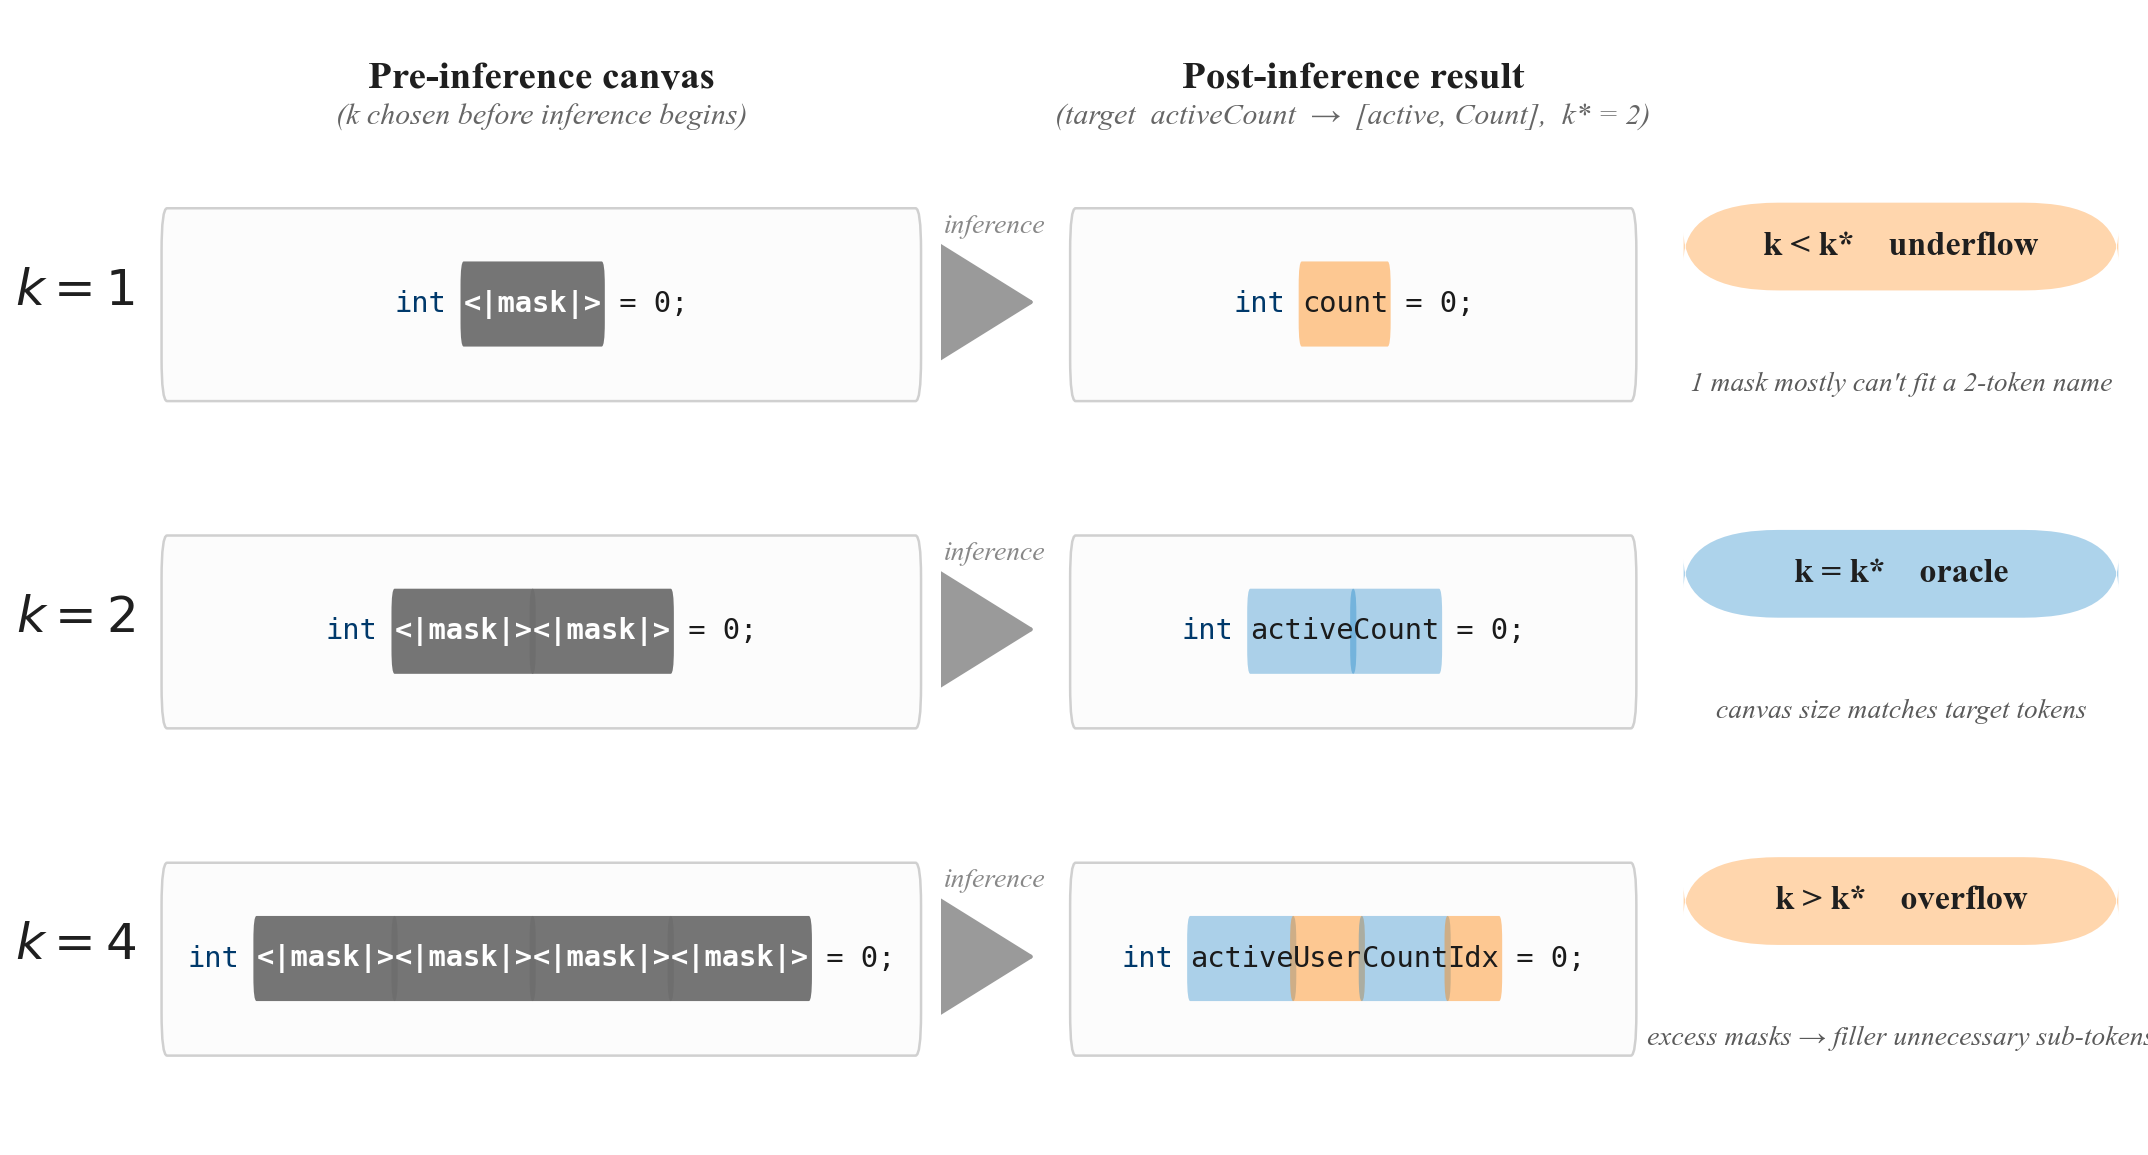

This chart was generated by the following Python code:
"""
Generate fig_fixed_canvas.{pdf,png}: visual illustration of the
fixed-canvas constraint in standard masked diffusion LMs.

The figure makes one claim explicit:

    > the number k of <|mask|> tokens allocated for a single identifier
    > site must be FIXED before inference begins.

Three rows pin down the same Java declaration  `int <name> = 0;`  for
three pre-inference choices of k.  The middle row picks k = k*, where
k* is the number of BPE sub-tokens in the ground-truth identifier
`activeCount`  (= [`active`, `Count`], so k* = 2).  Each row shows:

    [k label]   [pre-inference canvas]   →   [post-inference result]   [outcome badge]

The two failure modes the prose talks about are visualised directly:

    k = 1 < k*  : single mask cannot fit a 2-BPE-token name; the model
                  must commit to a shorter sub-word — here `count` —
                  losing the qualifying prefix in the target name.

    k = 2 = k*  : canvas matches target BPE tokenization exactly; both
                  sub-tokens land on `active` + `Count` (green pills).

    k = 4 > k*  : excess masks force the model to fabricate filler
                  sub-tokens not in the ground truth — here `User` and
                  `Idx` (orange pills) — yielding an over-generated
                  identifier `activeUserCountIdx`.

Style sympathies with analysis/make_dreamon_canvas_figure.py and
analysis/make_dllm_demo_figure.py: IEEE figure* width, Times serif
text, monospace code, rounded panel backgrounds, pastel pills on
sentinel/sub-token spans.
"""

import os

import matplotlib

matplotlib.use("Agg")
import matplotlib.patches as mpatches
import matplotlib.pyplot as plt
from matplotlib.patches import FancyArrowPatch, FancyBboxPatch

# ─────────────────────────────── paths ──────────────────────────────────────
HERE = os.path.dirname(os.path.abspath(__file__))
ROOT = os.path.abspath(os.path.join(HERE, ".."))
OUTDIR = "/Users/davidhuang/Desktop/CoRefusion/figures/rebuilt"
os.makedirs(OUTDIR, exist_ok=True)

# ─────────────────────────────── colours ────────────────────────────────────
C_MASK = "#6E6E6E"  # gray — <|mask|> (fixed mask slots / placeholders)
C_MATCH = "#0076C2"  # blue — sub-tokens that match the target name
C_DEVIATE = "#FF8000"  # orange — truncated / filler sub-tokens
C_CODE = "#1B1B1B"
C_KW = "#00396B"  # blue keywords
C_PANEL_BG = "#FCFCFC"
C_PANEL_BORDER = "#D0D0D0"
C_ARROW = "#9A9A9A"
C_LABEL = "#1F1F1F"
C_LABEL_SUB = "#5A5A5A"

plt.rcParams.update(
    {
        "font.family": "serif",
        "font.serif": ["Times New Roman", "DejaVu Serif"],
        "font.size": 9,
        "pdf.fonttype": 42,
        "ps.fonttype": 42,
    }
)


# ─────────────────────────────── content ────────────────────────────────────
# Each case: pre-inference canvas, post-inference result, outcome badge.
# kind:
#   "plain"   regular code
#   "kw"      Java keyword
#   "mask"    <|mask|>           red pill, white bold text
#   "match"   sub-token that matches target identifier   green pill (low alpha)
#   "deviate" truncated / filler sub-token              orange pill (low alpha)

CASES = [
    {
        "k": 1,
        "before": [
            ("int", "kw"),
            (" ", "plain"),
            ("<|mask|>", "mask"),
            (" = 0;", "plain"),
        ],
        "after": [
            ("int", "kw"),
            (" ", "plain"),
            ("count", "deviate"),
            (" = 0;", "plain"),
        ],
        "tag": "k < k*    underflow",
        "sub": "1 mask mostly can't fit a 2-token name",
        "kind": "deviate",
    },
    {
        "k": 2,
        "before": [
            ("int", "kw"),
            (" ", "plain"),
            ("<|mask|>", "mask"),
            ("<|mask|>", "mask"),
            (" = 0;", "plain"),
        ],
        "after": [
            ("int", "kw"),
            (" ", "plain"),
            ("active", "match"),
            ("Count", "match"),
            (" = 0;", "plain"),
        ],
        "tag": "k = k*    oracle",
        "sub": "canvas size matches target tokens",
        "kind": "match",
    },
    {
        "k": 4,
        "before": [
            ("int", "kw"),
            (" ", "plain"),
            ("<|mask|>", "mask"),
            ("<|mask|>", "mask"),
            ("<|mask|>", "mask"),
            ("<|mask|>", "mask"),
            (" = 0;", "plain"),
        ],
        "after": [
            ("int", "kw"),
            (" ", "plain"),
            ("active", "match"),
            ("User", "deviate"),
            ("Count", "match"),
            ("Idx", "deviate"),
            (" = 0;", "plain"),
        ],
        "tag": "k > k*    overflow",
        "sub": "excess masks → filler unnecessary sub-tokens",
        "kind": "deviate",
    },
]


# ────────────────────────── rendering helpers ───────────────────────────────
def get_style(kind):
    """Return (text_color, pill_bg, pill_alpha, is_pill, bold)."""
    palette = {
        "kw": (C_KW, None, 0, False, False),
        "mask": ("white", C_MASK, 0.95, True, True),
        "match": (C_CODE, C_MATCH, 0.32, True, False),
        "deviate": (C_CODE, C_DEVIATE, 0.42, True, False),
        "plain": (C_CODE, None, 0, False, False),
    }
    return palette.get(kind, palette["plain"])


def draw_code_tokens(ax, tokens, y, font_size, x_start):
    PAD_X = 0.18
    HALF_H = 0.32
    x = x_start
    for text, kind in tokens:
        color, bg, alpha, pill, bold = get_style(kind)
        w = len(text)
        if pill:
            rect = FancyBboxPatch(
                (x - PAD_X, y - HALF_H),
                w + 2 * PAD_X,
                2 * HALF_H,
                boxstyle="round,pad=0.0,rounding_size=0.18",
                facecolor=bg,
                edgecolor="none",
                alpha=alpha,
                zorder=1,
            )
            ax.add_patch(rect)
        ax.text(
            x,
            y,
            text,
            family="monospace",
            fontsize=font_size,
            color=color,
            ha="left",
            va="center",
            zorder=3,
            fontweight="bold" if bold else "normal",
        )
        x += w
    return x - x_start


def tune_font_for_axes(fig, ax, fontsize_init):
    """Return the font size that makes 1 monospace char = 1 data unit on ax."""
    N = 40
    probe = ax.text(
        0,
        0,
        "X" * N,
        family="monospace",
        fontsize=fontsize_init,
        ha="left",
        va="bottom",
        alpha=0.0,
    )
    fig.canvas.draw()
    bbox = probe.get_window_extent(renderer=fig.canvas.get_renderer())
    probe.remove()
    inv = ax.transData.inverted()
    x0 = inv.transform((bbox.x0, bbox.y0))[0]
    x1 = inv.transform((bbox.x1, bbox.y0))[0]
    observed = x1 - x0
    return fontsize_init * (N / observed)


# Each code box internal char-width.  Sized so the widest content fits
# with comfortable padding:
#   before max: "int <|mask|><|mask|><|mask|><|mask|> = 0;"  = 41 chars
#   after  max: "int activeUserCountIdx = 0;"               = 27 chars
BEFORE_COLS = 44
AFTER_COLS = 33  # chosen so 1 char in BEFORE and AFTER axes is the same
# physical width (BEFORE_W/44 == AFTER_W/33), giving a
# uniform code font size across both columns


def draw_code_box(fig, x0, y0, w, h, tokens, n_cols, code_font):
    ax = fig.add_axes([x0, y0, w, h])
    ax.set_xlim(-0.4, n_cols + 0.4)
    ax.set_ylim(-0.10, 2.10)
    ax.axis("off")

    # rounded background panel
    bg_patch = FancyBboxPatch(
        (0.0, 0.30),
        n_cols,
        1.45,
        boxstyle="round,pad=0.0,rounding_size=0.32",
        facecolor=C_PANEL_BG,
        edgecolor=C_PANEL_BORDER,
        linewidth=0.6,
        zorder=0,
    )
    ax.add_patch(bg_patch)

    # code line, centred horizontally
    code_chars = sum(len(t[0]) for t in tokens)
    x_start = max(0.6, (n_cols - code_chars) / 2)
    draw_code_tokens(ax, tokens, 1.03, code_font, x_start=x_start)


def draw_arrow(fig, x0, y0, w, h):
    ax = fig.add_axes([x0, y0, w, h])
    ax.set_xlim(0, 1)
    ax.set_ylim(0, 1)
    ax.axis("off")
    arrow = FancyArrowPatch(
        (0.05, 0.52),
        (0.95, 0.52),
        arrowstyle="-|>,head_length=4.5,head_width=2.8",
        color=C_ARROW,
        linewidth=1.0,
        mutation_scale=6,
    )
    ax.add_patch(arrow)
    ax.text(
        0.5,
        0.78,
        "inference",
        fontsize=6.6,
        fontstyle="italic",
        color="#888",
        ha="center",
        va="center",
    )


def draw_status_badge(fig, x0, y0, w, h, case):
    ax = fig.add_axes([x0, y0, w, h])
    ax.set_xlim(0, 1)
    ax.set_ylim(0, 1)
    ax.axis("off")

    tag_color = C_MATCH if case["kind"] == "match" else C_DEVIATE

    # soft colored pill behind the tag text
    badge = FancyBboxPatch(
        (0.04, 0.56),
        0.92,
        0.30,
        boxstyle="round,pad=0.0,rounding_size=0.20",
        facecolor=tag_color,
        edgecolor="none",
        alpha=0.32,
        zorder=1,
    )
    ax.add_patch(badge)
    ax.text(
        0.5,
        0.71,
        case["tag"],
        fontsize=8.2,
        fontweight="bold",
        color=C_LABEL,
        ha="center",
        va="center",
        family="serif",
        zorder=2,
    )

    # italic sub-caption underneath
    ax.text(
        0.5,
        0.24,
        case["sub"],
        fontsize=6.6,
        fontstyle="italic",
        color=C_LABEL_SUB,
        ha="center",
        va="center",
        family="serif",
    )


# ─────────────────────────────── figure ─────────────────────────────────────
FIG_W = 7.16  # IEEE figure*
FIG_H = 3.85

fig = plt.figure(figsize=(FIG_W, FIG_H), dpi=200)

# layout (fig-fraction units)
LABEL_X = 0.005
LABEL_W = 0.060
BEFORE_X = 0.072
BEFORE_W = 0.360
ARROW_X = 0.438
ARROW_W = 0.050
AFTER_X = 0.495
AFTER_W = 0.270
STATUS_X = 0.775
STATUS_W = 0.220

HEADER_Y = 0.945
SUB_Y = 0.910

TOP = 0.860
BOT = 0.040
N_ROWS = 3
GAP_V = 0.030
ROW_H = (TOP - BOT - GAP_V * (N_ROWS - 1)) / N_ROWS

# column headers
fig.text(
    BEFORE_X + BEFORE_W / 2,
    HEADER_Y,
    "Pre-inference canvas",
    fontsize=9.4,
    fontweight="bold",
    ha="center",
    va="top",
    color=C_LABEL,
)
fig.text(
    BEFORE_X + BEFORE_W / 2,
    SUB_Y,
    "(k chosen before inference begins)",
    fontsize=7.2,
    fontstyle="italic",
    ha="center",
    va="top",
    color="#666",
)

fig.text(
    AFTER_X + AFTER_W / 2,
    HEADER_Y,
    "Post-inference result",
    fontsize=9.4,
    fontweight="bold",
    ha="center",
    va="top",
    color=C_LABEL,
)
fig.text(
    AFTER_X + AFTER_W / 2,
    SUB_Y,
    "(target  activeCount  →  [active, Count],  k* = 2)",
    fontsize=7.2,
    fontstyle="italic",
    ha="center",
    va="top",
    color="#666",
)

# tune font once on a sample BEFORE-shaped axes; reuse for AFTER too
# (BEFORE_W/BEFORE_COLS == AFTER_W/AFTER_COLS so the physical char size is
# identical in both columns)
_sample = fig.add_axes([0, 0, BEFORE_W, ROW_H])
_sample.set_xlim(-0.4, BEFORE_COLS + 0.4)
_sample.set_ylim(-0.10, 2.10)
_sample.axis("off")
CODE_FONT = tune_font_for_axes(fig, _sample, 9.0)
fig.delaxes(_sample)

# rows
for i, case in enumerate(CASES):
    y_top = TOP - i * (ROW_H + GAP_V)
    y0 = y_top - ROW_H

    # left "k = X" label
    lax = fig.add_axes([LABEL_X, y0, LABEL_W, ROW_H])
    lax.set_xlim(0, 1)
    lax.set_ylim(0, 1)
    lax.axis("off")
    lax.text(
        0.5,
        0.55,
        f"$k = {case['k']}$",
        fontsize=12.0,
        fontweight="bold",
        color=C_LABEL,
        ha="center",
        va="center",
    )

    # pre-inference canvas
    draw_code_box(
        fig, BEFORE_X, y0, BEFORE_W, ROW_H, case["before"], BEFORE_COLS, CODE_FONT
    )

    # arrow
    draw_arrow(fig, ARROW_X, y0, ARROW_W, ROW_H)

    # post-inference result
    draw_code_box(
        fig, AFTER_X, y0, AFTER_W, ROW_H, case["after"], AFTER_COLS, CODE_FONT
    )

    # outcome badge + sub-caption
    draw_status_badge(fig, STATUS_X, y0, STATUS_W, ROW_H, case)


# save
out_pdf = os.path.join(OUTDIR, "fig03_fixed_canvas.pdf")
out_png = os.path.join(OUTDIR, "fig03_fixed_canvas.png")
fig.savefig(out_pdf, pad_inches=0.04)
fig.savefig(out_png, pad_inches=0.04, dpi=300)
plt.close(fig)
print(f"Wrote {out_pdf}")
print(f"Wrote {out_png}")
